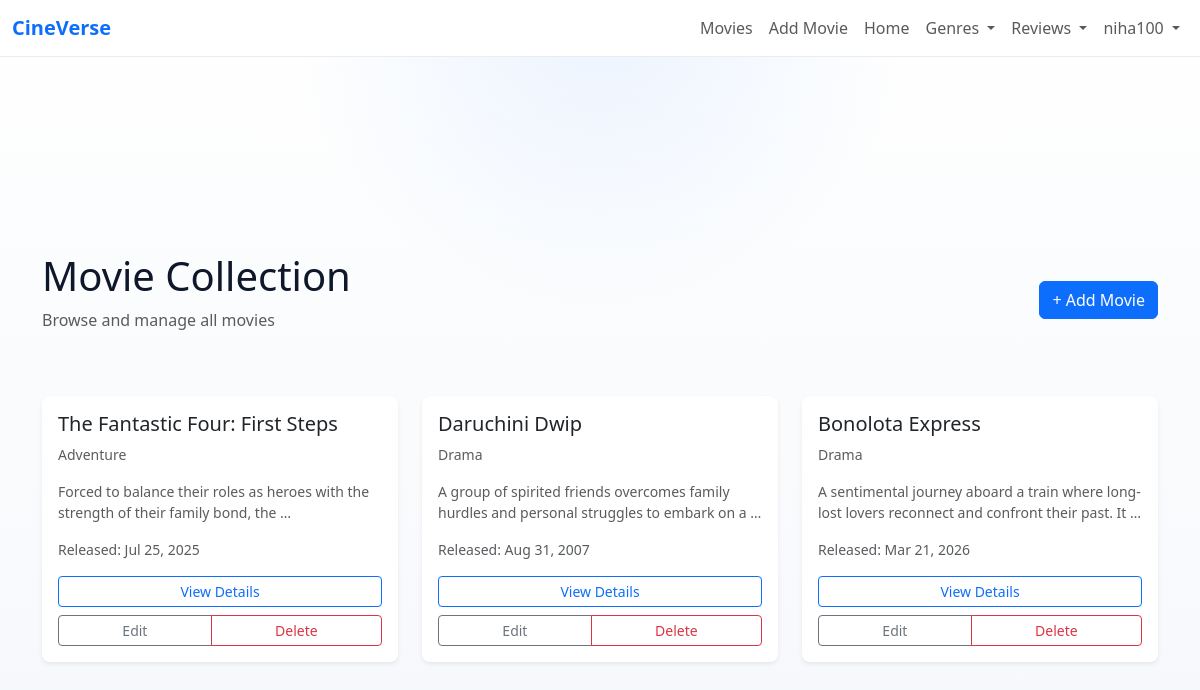
Page /movie/movie_list/ (signed in) on the committed database.
### movie_app/models.py (models this page shows, shortened)
class Movie(models.Model):
    title = models.CharField(max_length=200)
    description = models.TextField()
    release_date = models.DateField()
    genre = models.ForeignKey(Genre, on_delete=models.CASCADE)

class Genre(models.Model):
    name = models.CharField(max_length=100)

### movie_app/views.py (the view)
# urls.py: path('movie_list/', views.movie_list, name='movie_list'),
@login_required
def movie_list(request):
    movies = Movie.objects.all()
    return render(request, 'movie_list.html', {'movies': movies})

### templates/movie_list.html (shortened to what this page needs)
{% extends 'base.html' %}
{% block content %}
<div class="container py-5">
  <section class="page-header mb-5">
    <div class="d-flex justify-content-between align-items-center">
      <div>
        <h1 class="mb-2">Movie Collection</h1>
        <p class="text-muted">Browse and manage all movies</p>
      </div>
      {% if user.is_authenticated %}
      <a href="{% url 'movie_app:add_movie' %}" class="btn btn-primary">
        + Add Movie
      </a>
      {% endif %}
    </div>
  </section>
  <section class="movies-container">
    {% if movies %}
    <div class="row g-4">
      {% for movie in movies %}
      <div class="col-12 col-sm-6 col-lg-4">
        <div class="card h-100 border-0 shadow-sm rounded-3 overflow-hidden hover-shadow" style="transition: box-shadow 0.3s ease;">
          <div class="card-body d-flex flex-column">
            <h5 class="card-title">
              <a href="{% url 'movie_app:movie_detail' movie.id %}" class="text-decoration-none text-dark">
                {{ movie.title }}
              </a>
            </h5>
            <p class="text-muted small mb-3">
              {{ movie.genre.name|default:"No Genre" }}
            </p>
            <p class="card-text text-muted small flex-grow-1">
              {{ movie.description|default:"No description available"|truncatewords:15 }}
            </p>
            <small class="text-muted mb-3">
              {% if movie.release_date %}
                Released: {{ movie.release_date|date:'M d, Y' }}
              {% else %}
                No date available
              {% endif %}
            </small>
            <div class="d-grid gap-2">
              <a href="{% url 'movie_app:movie_detail' movie.id %}" class="btn btn-sm btn-outline-primary">
                View Details
              </a>
              {% if user.is_authenticated %}
              <div class="btn-group btn-group-sm" role="group">
                <a href="{% url 'movie_app:edit_movie' movie.id %}" class="btn btn-outline-secondary">
                  Edit
                </a>
                <a href="{% url 'movie_app:delete_movie' movie.id %}" class="btn btn-outline-danger">
                  Delete
                </a>
              </div>
              {% endif %}
            </div>
          </div>
        </div>
      </div>
      {% endfor %}
    </div>
    {% endif %}
  </section>
</div>
{% endblock %}

### templates/navbar.html (shortened to what this page needs)
<nav class="navbar navbar-expand-lg navbar-light bg-white border-bottom" style="border-color: var(--cv-border) !important;">
  <div class="container-fluid">
    <a class="navbar-brand fw-bold" href="{% url 'movie_app:movie_list' %}">
      <span style="color: #0d6efd;">CineVerse</span>
    </a>
    <div class="collapse navbar-collapse" id="navbarNav">
      <ul class="navbar-nav ms-auto">
          {% if user.is_authenticated %}
          <li class="nav-item">
            <a class="nav-link" href="{% url 'movie_app:movie_list' %}">
              Movies
            </a>
          </li>
          <li class="nav-item">
            <a class="nav-link" href="{% url 'movie_app:add_movie' %}">
              Add Movie
            </a>
          </li>
  <li class="nav-item">
    <a class="nav-link" href="{% url 'movie_app:home' %}">
      Home
    </a>
  </li>
  <li class="nav-item dropdown">
    <a class="nav-link dropdown-toggle" href="#" data-bs-toggle="dropdown">
      Genres
    </a>
  </li>
  <li class="nav-item dropdown">
    <a class="nav-link dropdown-toggle" href="#" data-bs-toggle="dropdown">
      Reviews
    </a>
  </li>
          <li class="nav-item dropdown">
            <a
              class="nav-link dropdown-toggle"
              href="#"
              id="profileDropdown"
              role="button"
              data-bs-toggle="dropdown"
              aria-expanded="false"
            >
              {{ user.username }}
            </a>
          </li>
        {% endif %}
      </ul>
    </div>
  </div>
</nav>

### templates/base.html (style rules this page uses)
:root { --cv-bg: #f4f7fb; --cv-surface: rgba(255, 255, 255, 0.92); --cv-border: rgba(15, 23, 42, 0.08); --cv-text: #0f172a; --cv-muted: #64748b; }
body { background: radial-gradient( circle at top, rgba(13, 110, 253, 0.08), transparent 30% ), linear-gradient(180deg, #ffffff 0%, var(--cv-bg) 100%); color: var(--cv-text); }

### rows in the picture
Movie: title "The Fantastic Four: First Steps", genre.name "Adventure", description "Forced to balance their roles as heroes with the strength of their family bond, the …", release_date "Jul 25, 2025"
Movie: title "Daruchini Dwip", genre.name "Drama", description "A group of spirited friends overcomes family hurdles and personal struggles to embark on a …", release_date "Aug 31, 2007"
Movie: title "Bonolota Express", genre.name "Drama", description "A sentimental journey aboard a train where long-lost lovers reconnect and confront their past. It …", release_date "Mar 21, 2026"

### other values in the picture
{{ user.username }} "niha100"
